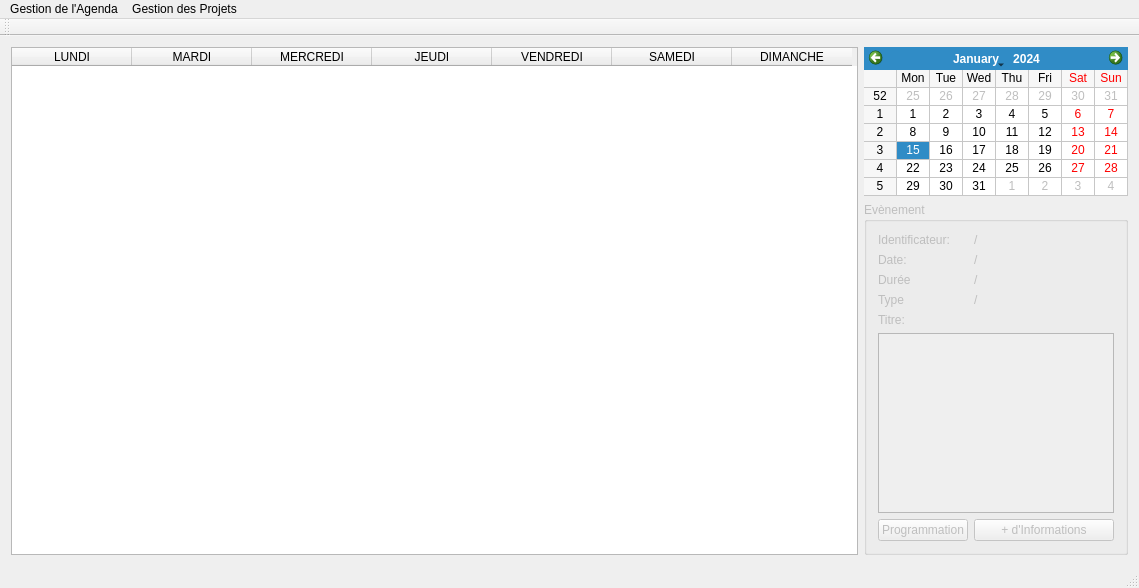
<?xml version="1.0" encoding="UTF-8"?>
<ui version="4.0">
 <class>MainWindow</class>
 <widget class="QMainWindow" name="MainWindow">
  <property name="geometry">
   <rect>
    <x>0</x>
    <y>0</y>
    <width>1139</width>
    <height>588</height>
   </rect>
  </property>
  <property name="windowTitle">
   <string>Project Calendar</string>
  </property>
  <widget class="QWidget" name="centralWidget">
   <layout class="QHBoxLayout" name="horizontalLayout_2">
    <item>
     <layout class="QHBoxLayout" name="horizontalLayout">
      <item>
       <widget class="QTableWidget" name="tableWidget">
        <property name="minimumSize">
         <size>
          <width>847</width>
          <height>0</height>
         </size>
        </property>
        <property name="maximumSize">
         <size>
          <width>842</width>
          <height>16777215</height>
         </size>
        </property>
        <property name="editTriggers">
         <set>QAbstractItemView::NoEditTriggers</set>
        </property>
        <property name="showDropIndicator" stdset="0">
         <bool>false</bool>
        </property>
        <property name="alternatingRowColors">
         <bool>true</bool>
        </property>
        <attribute name="horizontalHeaderVisible">
         <bool>true</bool>
        </attribute>
        <attribute name="horizontalHeaderCascadingSectionResizes">
         <bool>false</bool>
        </attribute>
        <attribute name="horizontalHeaderDefaultSectionSize">
         <number>120</number>
        </attribute>
        <attribute name="horizontalHeaderShowSortIndicator" stdset="0">
         <bool>false</bool>
        </attribute>
        <attribute name="verticalHeaderVisible">
         <bool>false</bool>
        </attribute>
        <attribute name="verticalHeaderShowSortIndicator" stdset="0">
         <bool>true</bool>
        </attribute>
        <column>
         <property name="text">
          <string>LUNDI</string>
         </property>
        </column>
        <column>
         <property name="text">
          <string>MARDI</string>
         </property>
        </column>
        <column>
         <property name="text">
          <string>MERCREDI</string>
         </property>
        </column>
        <column>
         <property name="text">
          <string>JEUDI</string>
         </property>
        </column>
        <column>
         <property name="text">
          <string>VENDREDI</string>
         </property>
        </column>
        <column>
         <property name="text">
          <string>SAMEDI</string>
         </property>
        </column>
        <column>
         <property name="text">
          <string>DIMANCHE</string>
         </property>
        </column>
       </widget>
      </item>
      <item>
       <layout class="QVBoxLayout" name="verticalLayout">
        <item>
         <widget class="QCalendarWidget" name="calendarWidget">
          <property name="maximumSize">
           <size>
            <width>300</width>
            <height>200</height>
           </size>
          </property>
          <property name="cursor">
           <cursorShape>ArrowCursor</cursorShape>
          </property>
          <property name="layoutDirection">
           <enum>Qt::LeftToRight</enum>
          </property>
          <property name="gridVisible">
           <bool>true</bool>
          </property>
         </widget>
        </item>
        <item>
         <widget class="QGroupBox" name="groupBox">
          <property name="enabled">
           <bool>false</bool>
          </property>
          <property name="title">
           <string>Evènement</string>
          </property>
          <property name="flat">
           <bool>false</bool>
          </property>
          <layout class="QFormLayout" name="formLayout">
           <item row="0" column="0">
            <widget class="QLabel" name="label">
             <property name="text">
              <string>Identificateur:</string>
             </property>
            </widget>
           </item>
           <item row="0" column="1">
            <widget class="QLabel" name="identificateur">
             <property name="text">
              <string>/</string>
             </property>
            </widget>
           </item>
           <item row="1" column="0">
            <widget class="QLabel" name="label_3">
             <property name="text">
              <string>Date:</string>
             </property>
            </widget>
           </item>
           <item row="1" column="1">
            <widget class="QLabel" name="date">
             <property name="text">
              <string>/</string>
             </property>
            </widget>
           </item>
           <item row="2" column="0">
            <widget class="QLabel" name="label_4">
             <property name="text">
              <string>Durée</string>
             </property>
            </widget>
           </item>
           <item row="2" column="1">
            <widget class="QLabel" name="duree">
             <property name="text">
              <string>/</string>
             </property>
            </widget>
           </item>
           <item row="4" column="0">
            <widget class="QLabel" name="label_2">
             <property name="text">
              <string>Titre:</string>
             </property>
            </widget>
           </item>
           <item row="5" column="0" colspan="2">
            <widget class="QTextEdit" name="titre">
             <property name="enabled">
              <bool>false</bool>
             </property>
            </widget>
           </item>
           <item row="6" column="0">
            <widget class="QPushButton" name="pushButton_2">
             <property name="text">
              <string>Programmation</string>
             </property>
            </widget>
           </item>
           <item row="6" column="1">
            <widget class="QPushButton" name="voir">
             <property name="text">
              <string>+ d'Informations</string>
             </property>
            </widget>
           </item>
           <item row="3" column="0">
            <widget class="QLabel" name="label_5">
             <property name="text">
              <string>Type</string>
             </property>
            </widget>
           </item>
           <item row="3" column="1">
            <widget class="QLabel" name="type">
             <property name="text">
              <string>/</string>
             </property>
            </widget>
           </item>
          </layout>
         </widget>
        </item>
       </layout>
      </item>
     </layout>
    </item>
   </layout>
  </widget>
  <widget class="QMenuBar" name="menuBar">
   <property name="geometry">
    <rect>
     <x>0</x>
     <y>0</y>
     <width>1139</width>
     <height>21</height>
    </rect>
   </property>
   <widget class="QMenu" name="menuHello_World">
    <property name="title">
     <string>Gestion de l'Agenda</string>
    </property>
    <widget class="QMenu" name="menuProgrammer_une_Activit">
     <property name="title">
      <string>Activités</string>
     </property>
     <addaction name="newActivity"/>
     <addaction name="actionProgrammer_une_Activit"/>
    </widget>
    <addaction name="menuProgrammer_une_Activit"/>
    <addaction name="actionProgrammer_une_Tache"/>
   </widget>
   <widget class="QMenu" name="menuGestion_des_Projets">
    <property name="title">
     <string>Gestion des Projets</string>
    </property>
    <widget class="QMenu" name="menuCr_er_une_T_che">
     <property name="title">
      <string>Créer une Tache</string>
     </property>
     <addaction name="actionUnitaire"/>
     <addaction name="actionComposite"/>
    </widget>
    <addaction name="actionVue_Globale"/>
    <addaction name="menuCr_er_une_T_che"/>
    <addaction name="actionCr_er_un_Projet"/>
   </widget>
   <addaction name="menuHello_World"/>
   <addaction name="menuGestion_des_Projets"/>
  </widget>
  <widget class="QToolBar" name="mainToolBar">
   <attribute name="toolBarArea">
    <enum>TopToolBarArea</enum>
   </attribute>
   <attribute name="toolBarBreak">
    <bool>false</bool>
   </attribute>
  </widget>
  <widget class="QStatusBar" name="statusBar"/>
  <action name="actionProgrammer_une_Tache">
   <property name="text">
    <string>Programmation des Taches</string>
   </property>
  </action>
  <action name="actionVue_Globale">
   <property name="text">
    <string>Vue Globale</string>
   </property>
  </action>
  <action name="actionCr_er_un_Projet">
   <property name="text">
    <string>Créer un Projet</string>
   </property>
  </action>
  <action name="actionUnitaire">
   <property name="text">
    <string>Unitaire</string>
   </property>
  </action>
  <action name="actionComposite">
   <property name="text">
    <string>Composite</string>
   </property>
  </action>
  <action name="newActivity">
   <property name="text">
    <string>Créer une Activité</string>
   </property>
  </action>
  <action name="actionProgrammer_une_Activit">
   <property name="text">
    <string>Programmation des Activités</string>
   </property>
  </action>
 </widget>
 <layoutdefault spacing="6" margin="11"/>
 <resources/>
 <connections/>
</ui>
